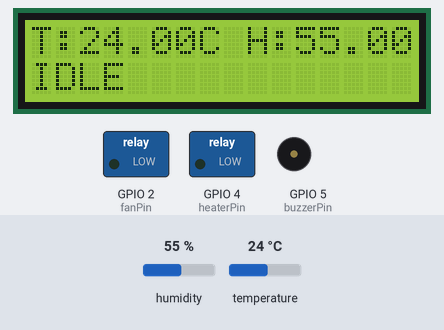
Bench run of a sketch on a simulated ESP32. Shown: 16×2 character LCD, switched loads named in the sketch (green lamp = pin HIGH), buzzer (waves = sounding, pin HIGH). The test bench sets the inputs (shaded band); at power-on: temperature 24 °C, humidity 55 %. What the sketch prints to the serial monitor is not drawn.

Above: at 1.2 s.
1.3 s: temperature set to 22.3 °C
At 3.2 s:
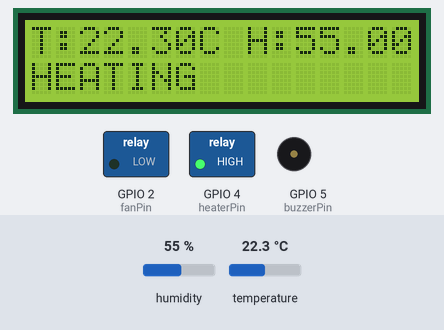
3.6 s: temperature set to 23.8 °C
At 5.3 s:
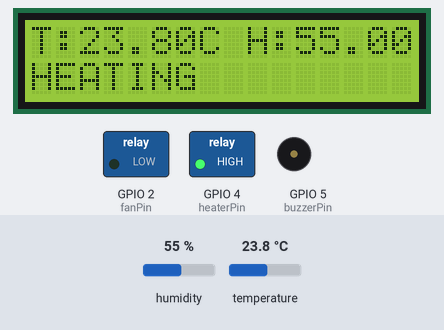
5.7 s: temperature set to 24.8 °C
At 7.3 s:
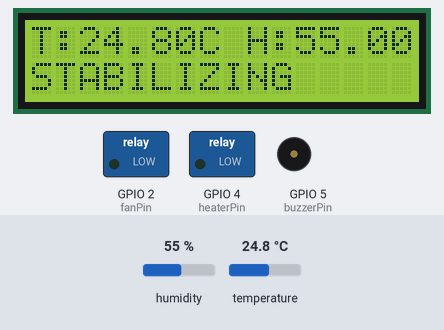
7.8 s: temperature set to 34.3 °C
At 9.3 s:
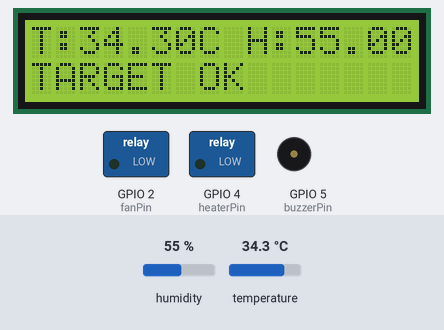
9.9 s: temperature set to 35.4 °C
At 11.4 s:
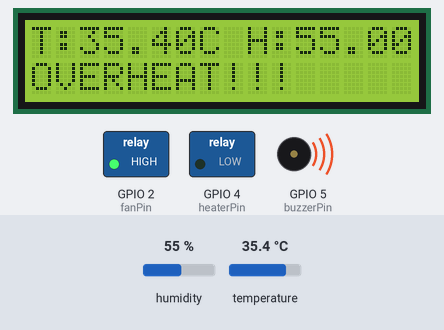
11.9 s: humidity set to 22 %
At 13.4 s:
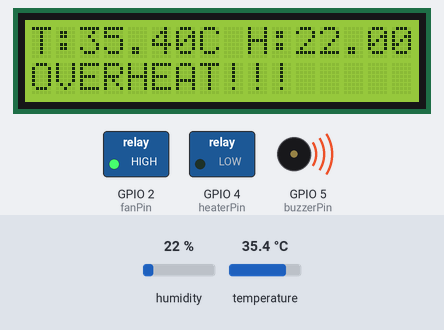
Timing chart, 0 to 14.9 s (numbered marks = the images above; inputs shaded):
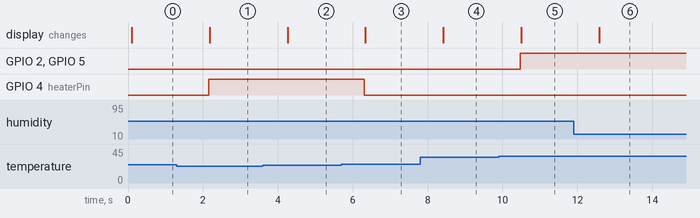

The sketch:

sketch.ino
```cpp
#include <DHTesp.h>  // For temperature sensor
#include <LiquidCrystal_I2C.h> // For LCD display

const int DHT_PIN = 15;     // DHT22 data pin
const int fanPin = 2;       // Fan (overheat control)
const int heaterPin = 4;    // Heater control pin
const int buzzerPin = 5;    // Buzzer for overheat warning

const float TARGET_TEMP = 25.0;     // Target temperature (°C)
const float OVERHEAT_TEMP = 35.0;   // Overheat threshold
const float HYSTERESIS = 0.5;       // To avoid rapid toggling


enum State {

IDLE,
HEATING,
STABILIZING,
TARGET_REACHED,
OVERHEAT,

  };
State currentState = IDLE;

DHTesp dht;
LiquidCrystal_I2C lcd(0x27, 16, 2);

void setup() {
  pinMode(fanPin, OUTPUT);
  pinMode(heaterPin, OUTPUT);
  pinMode(buzzerPin, OUTPUT);

  lcd.init();
  lcd.backlight(); // Initialize LCD

  dht.setup(DHT_PIN, DHTesp::DHT22);  // Initialize DHT22 sensor
  Serial.begin(115200);

  // Start temperature task using FreeRTOS
  xTaskCreatePinnedToCore(tempTask, "Temperature Control", 4096, NULL, 1, NULL, 1);
}

void tempTask(void *parameter) {
  while (1) {
    TempAndHumidity data = dht.getTempAndHumidity();
    float temp = data.temperature;
    float hum = data.humidity;

    // State update logic
    if (currentState == IDLE && temp < TARGET_TEMP - 2) currentState = HEATING;
    else if (currentState == HEATING && temp >= TARGET_TEMP - HYSTERESIS) currentState = STABILIZING;
    else if (currentState == STABILIZING && temp >= TARGET_TEMP) currentState = TARGET_REACHED;
    else if (temp >= OVERHEAT_TEMP) currentState = OVERHEAT;
    else if (currentState == OVERHEAT && temp < TARGET_TEMP - 3) currentState = IDLE;
    else if (currentState == TARGET_REACHED && temp < TARGET_TEMP - 2) currentState = HEATING;

    // Output control
    digitalWrite(heaterPin, (currentState == HEATING) ? HIGH : LOW);
    digitalWrite(fanPin, (currentState == OVERHEAT) ? HIGH : LOW);
    digitalWrite(buzzerPin, (currentState == OVERHEAT) ? HIGH : LOW);

    // LCD display
    lcd.setCursor(0, 0);
    lcd.print("T:"); lcd.print(temp, 2); lcd.print("C ");
    lcd.print("H:"); lcd.print(hum, 2); lcd.print("%");

    lcd.setCursor(0, 1);
    switch (currentState) {
      case IDLE: lcd.print("IDLE         "); break;
      case HEATING: lcd.print("HEATING      "); break;
      case STABILIZING: lcd.print("STABILIZING  "); break;
      case TARGET_REACHED: lcd.print("TARGET OK    "); break;
      case OVERHEAT: lcd.print("OVERHEAT!!!  "); break;
    }

    // Serial Logging
    Serial.print("[Temp: ");
    Serial.print(temp, 2);
    Serial.print("C] [Humidity: ");
    Serial.print(hum, 2);
    Serial.print("%] [Heater: ");
    Serial.print((currentState == HEATING) ? "ON" : "OFF");
    Serial.print("] [State: ");
    switch (currentState) {
      case IDLE: Serial.print("IDLE"); break;
      case HEATING: Serial.print("HEATING"); break;
      case STABILIZING: Serial.print("STABILIZING"); break;
      case TARGET_REACHED: Serial.print("TARGET_REACHED"); break;
      case OVERHEAT: Serial.print("OVERHEAT"); break;
    }
    Serial.println("]");

    vTaskDelay(1000 / portTICK_PERIOD_MS);  // 1 second delay
  }
}

void loop() {
//   // Nothing here. Everything runs in FreeRTOS task.
 }
```

Measured:
- the behaviour switches between 23 and 22.9 °C on temperature (found by bisection; images 0 and 1)
- the behaviour switches between 24.4 and 24.5 °C on temperature (found by bisection; images 2 and 3)
- the behaviour switches between 34.9 and 35 °C on temperature (found by bisection; images 4 and 5)
- after the input at 1.3 s, GPIO 4 (heaterPin): LOW → HIGH after 0.85 s; the display: changes after 0.88 s (image 1)
- after the input at 3.6 s, the display: changes after 0.66 s (image 2)
- after the input at 5.7 s, GPIO 4 (heaterPin): HIGH → LOW after 0.61 s; the display: changes after 0.64 s (image 3)
- after the input at 7.8 s, the display: changes after 0.62 s (image 4)
- after the input at 9.9 s, GPIO 2 (fanPin), GPIO 5 (buzzerPin): LOW → HIGH after 0.57 s; the display: changes after 0.60 s (image 5)
- after the input at 11.9 s, the display: changes after 0.68 s (image 6)
